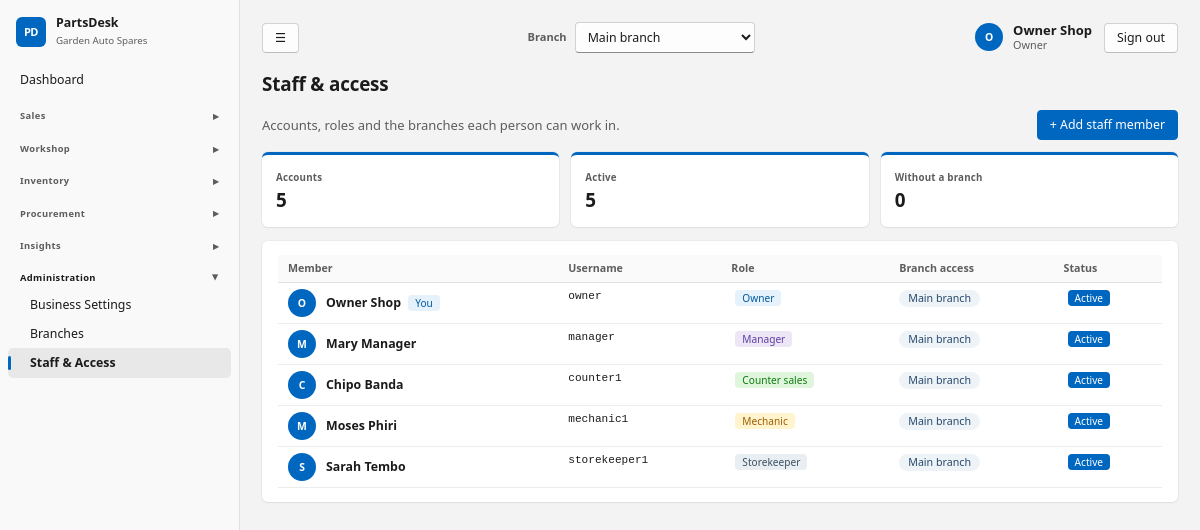
The app's page /staff/ (signed in) with its own data.
### core/models.py (models this page shows, shortened)
class ShopSettings(TrackedModel):
    tenant = models.OneToOneField(Tenant, on_delete=models.CASCADE, related_name="settings")
    shop_name = models.CharField(max_length=120, default="My Spare Parts Shop")
    address = models.TextField(blank=True)
    phone = models.CharField(max_length=60, blank=True)
    email = models.EmailField(blank=True)
    tax_id = models.CharField("Tax / TPIN number", max_length=60, blank=True)
    currency_symbol = models.CharField(max_length=8, default="$")
    tax_name = models.CharField(max_length=20, default="VAT")
    tax_rate = models.DecimalField("Tax rate %", max_digits=5, decimal_places=2, default=Decimal("0"))
    prices_include_tax = models.BooleanField(default=True, help_text="Untick if prices are entered before tax.")
    counter_max_discount = models.DecimalField(
        "Max discount % for counter staff", max_digits=5, decimal_places=2, default=Decimal("10"),
        help_text="Managers and the owner can exceed this.")
    default_labour_rate = models.DecimalField("Default labour rate per hour", max_digits=10, decimal_places=2, default=Decimal("0"))
    invoice_footer = models.CharField(max_length=200, blank=True, default="Thank you for your business.")
    class Meta:
        verbose_name_plural = "shop settings"
    @classmethod
    def get(cls, tenant):
        obj, _ = cls.objects.get_or_create(tenant=tenant)
        return obj

class User(AbstractUser):
    class Role(models.TextChoices):
        OWNER = "owner", "Owner"
        MANAGER = "manager", "Manager"
        COUNTER = "counter", "Counter sales"
        MECHANIC = "mechanic", "Mechanic"
        STOREKEEPER = "storekeeper", "Storekeeper"
    role = models.CharField(max_length=20, choices=Role.choices, default=Role.COUNTER)
    tenant = models.ForeignKey(Tenant, null=True, blank=True, on_delete=models.PROTECT, related_name="users")
    branches = models.ManyToManyField(Branch, blank=True, related_name="staff")
    @property
    def display_name(self):
        return self.get_full_name() or self.username

class Branch(TrackedModel):
    tenant = models.ForeignKey(Tenant, on_delete=models.PROTECT, related_name="branches")
    name = models.CharField(max_length=120)
    code = models.CharField(max_length=16)
    is_active = models.BooleanField(default=True)
    class Meta:
        constraints = [models.UniqueConstraint(fields=["tenant", "code"], name="branch_tenant_code")]
        ordering = ["name"]
    def __str__(self):
        return self.name

### core/views.py (the view, shortened to what this page needs)
# urls.py: path("staff/", views.staff, name="staff"),
@role_required(OWNER_ONLY)
def staff(request):
    User = get_user_model()
    class StaffForm(forms.Form):
        username = forms.CharField(max_length=150)
        first_name = forms.CharField(max_length=150, required=False)
        last_name = forms.CharField(max_length=150, required=False)
        password = forms.CharField(widget=forms.PasswordInput, min_length=12)
        role = forms.ChoiceField(choices=[c for c in User.Role.choices if c[0] != User.Role.OWNER])
        branches = forms.ModelMultipleChoiceField(queryset=Branch.objects.filter(tenant=request.tenant, is_active=True))
    form = StaffForm(request.POST or None)
    members = list(User.objects.filter(tenant=request.tenant).prefetch_related("branches"))
    return render(request, "core/staff.html", {"page_title": "Staff", "form": form,
            "staff_members": members, "active_count": sum(m.is_active for m in members),
            "unassigned_count": sum(not m.branches.all() for m in members)})

### core/views.py
    class StaffForm(forms.Form):
        username = forms.CharField(max_length=150)
        first_name = forms.CharField(max_length=150, required=False)
        last_name = forms.CharField(max_length=150, required=False)
        password = forms.CharField(widget=forms.PasswordInput, min_length=12)
        role = forms.ChoiceField(choices=[c for c in User.Role.choices if c[0] != User.Role.OWNER])
        branches = forms.ModelMultipleChoiceField(queryset=Branch.objects.filter(tenant=request.tenant, is_active=True))

### core/audit.py (called while the page is built)
@contextmanager
def audit_context(**values):
    token = _current.set(dict(_current.get(), **values))
    try:
        yield
    finally:
        _current.reset(token)

def metadata(request):
    try:
        address = str(ip_address(request.META.get('REMOTE_ADDR', '')))
    except ValueError:
        address = None
    match = request.resolver_match
    return dict(request_id=request.audit_request_id, ip_address=address,
                route=(match.view_name if match else 'unmatched')[:100], method=request.method[:10])

### core/models.py (called while the page is built)
    def save(self, *args, **kwargs):
        if not self._state.adding:
            raise ValueError("Audit records cannot be edited.")
        return super().save(*args, **kwargs)

### core/navigation.py (called while the page is built)
def page_back_link(request):
    if request is None or not request.user.is_authenticated:
        return None
    match = request.resolver_match
    name = match.url_name if match else None
    if name == 'dashboard':
        return None
    kwargs = {}
    if name == 'vehicle_create':
        if 'pk' in match.kwargs:
            target, label = 'customer_detail', 'Back to customer'
            kwargs = {'pk': match.kwargs['pk']}
        else:
            target, label = 'vehicle_list', 'Back to vehicles'
    elif name in RECORD_PARENTS:
        target, label = RECORD_PARENTS[name]
        kwargs = {'pk': match.kwargs['pk']}
    else:
        if name not in PARENTS:
            return None
        target, label = PARENTS[name]
    return {'url': reverse(target, kwargs=kwargs), 'label': label}

### core/templatetags/ui.py (called while the page is built)
@register.simple_tag(takes_context=True)
def page_back_link(context):
    from core.navigation import page_back_link as destination
    return destination(context.get("request"))

### core/tenancy.py (called while the page is built)
def require_branch(request):
    if request.branch is None:
        raise PermissionDenied("No active branch is assigned to your account.")
    return request.branch

### templates/core/staff.html (shortened to what this page needs)
{% extends "base.html" %}
{% block page_heading %}Staff &amp; access{% endblock %}
{% block content %}
<div class="admin-bar">
  <p class="muted">Accounts, roles and the branches each person can work in.</p>
  <button type="button" class="btn primary" data-open="add-modal">+ Add staff member</button>
</div>
<div class="kpis admin-kpis">
  <div class="kpi"><span class="kpi-label">Accounts</span><strong>{{ staff_members|length }}</strong></div>
  <div class="kpi"><span class="kpi-label">Active</span><strong>{{ active_count }}</strong></div>
  <div class="kpi"><span class="kpi-label">Without a branch</span><strong>{{ unassigned_count }}</strong></div>
</div>
<div class="card tablewrap">
  <table>
    <thead><tr><th>Member</th><th>Username</th><th>Role</th><th>Branch access</th><th>Status</th></tr></thead>
    <tbody>{% for member in staff_members %}
      <tr><td><span class="entity"><span class="avatar">{{ member.display_name|slice:":1"|upper }}</span><strong>{{ member.display_name }}</strong></span>{% if member.pk == user.pk %} <span class="badge b-accent">You</span>{% endif %}</td>
        <td class="mono">{{ member.username }}</td>
        <td><span class="badge role-{{ member.role|lower }}">{{ member.get_role_display }}</span></td>
        <td>{% for b in member.branches.all %}<span class="chip">{{ b.name }}</span> {% empty %}<span class="muted">No assigned branch</span>{% endfor %}</td>
        <td>{% if member.is_active %}<span class="badge b-ok">Active</span>{% else %}<span class="badge b-warn">Disabled</span>{% endif %}</td></tr>
    {% empty %}<tr><td colspan="5" class="empty">No staff yet.</td></tr>{% endfor %}</tbody>
  </table>
</div>
{% endblock %}

### templates/base.html (shortened to what this page needs)
{% load static ui %}<!doctype html>
<html lang="en">
<head>
<link rel="stylesheet" href="{% static 'css/app.css' %}">
</head>
<body data-print-log-url="{% url 'log_print_request' %}" {% if auto_print %}data-autoprint="1"{% endif %}>
<div class="app">
  <aside class="side no-print">
    <div class="brand"><span class="brand-mark">PD</span><div><strong>PartsDesk</strong><small>{{ shop.shop_name }}</small></div></div>
    <nav>{% for g in nav %}{% if g.title %}<details class="nav-group" {% if g.open %}open{% endif %}><summary>{{ g.title }}</summary>{% for item in g.items %}<a href="{{ item.url }}" class="{% if item.active %}on{% endif %}">{{ item.label }}</a>{% endfor %}</details>{% else %}{% for item in g.items %}<a href="{{ item.url }}" class="{% if item.active %}on{% endif %}">{{ item.label }}</a>{% endfor %}{% endif %}{% endfor %}</nav>
  </aside>
  <main class="main">
    <div class="topbar no-print">
      <button type="button" class="btn nav-toggle" id="nav-toggle" aria-label="Toggle menu" title="Show/hide menu">&#9776;</button>
      {% if branches %}<form method="post" action="{% url 'switch_branch' %}" class="branch-switch">{% csrf_token %}
        <label for="branch-select">Branch</label>
        <select id="branch-select" name="branch_id" onchange="this.form.submit()">{% for b in branches %}<option value="{{ b.pk }}" {% if b.pk == active_branch.pk %}selected{% endif %}>{{ b.name }}</option>{% endfor %}</select>
        <noscript><button type="submit">Switch</button></noscript></form>{% endif %}
      <div class="topbar-user"><a href="{% url 'profile' %}" class="user-chip"><span class="avatar">{{ user.display_name|slice:":1"|upper }}</span><span><strong>{{ user.display_name }}</strong><small>{{ user.get_role_display }}</small></span></a>
        <form method="post" action="{% url 'logout' %}">{% csrf_token %}<button type="submit" class="btn">Sign out</button></form></div>
    </div>
    <header class="top"><h1>{% block page_heading %}{% endblock %}</h1>{% page_back_link as back %}</header>
    {% block content %}{% endblock %}
  </main>
</div>
</body>
</html>

### records on screen
ShopSettings: shop_name "Garden Auto Spares"
User: display_name "O", display_name "Owner Shop", role "Owner", shows "You", username "owner", is_active "Active"
Branch: name "Main branch"
User: display_name "M", display_name "Mary Manager", username "manager", role "Manager", is_active "Active"
User: display_name "C", display_name "Chipo Banda", username "counter1", role "Counter sales", is_active "Active"
User: display_name "M", display_name "Moses Phiri", username "mechanic1", role "Mechanic", is_active "Active"
User: display_name "S", display_name "Sarah Tembo", username "storekeeper1", role "Storekeeper", is_active "Active"

### other values on screen
{{ item.label }} "Dashboard"
{{ g.title }} "Sales" "Workshop" "Inventory" "Procurement" "Insights" "Administration"
{{ item.label }} "Business Settings" "Branches" "Staff & Access"
{{ staff_members|length }} "5"
{{ active_count }} "5"
{{ unassigned_count }} "0"
form field branch_id "Main branch"
